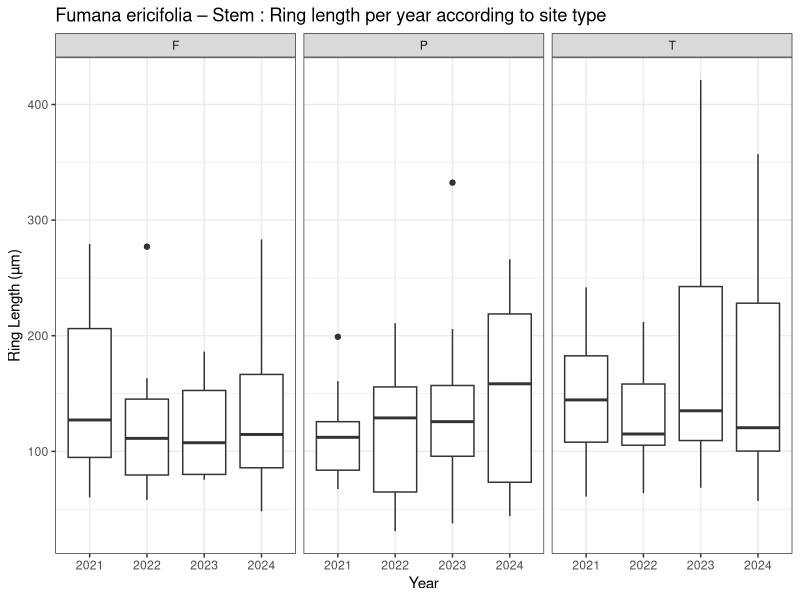
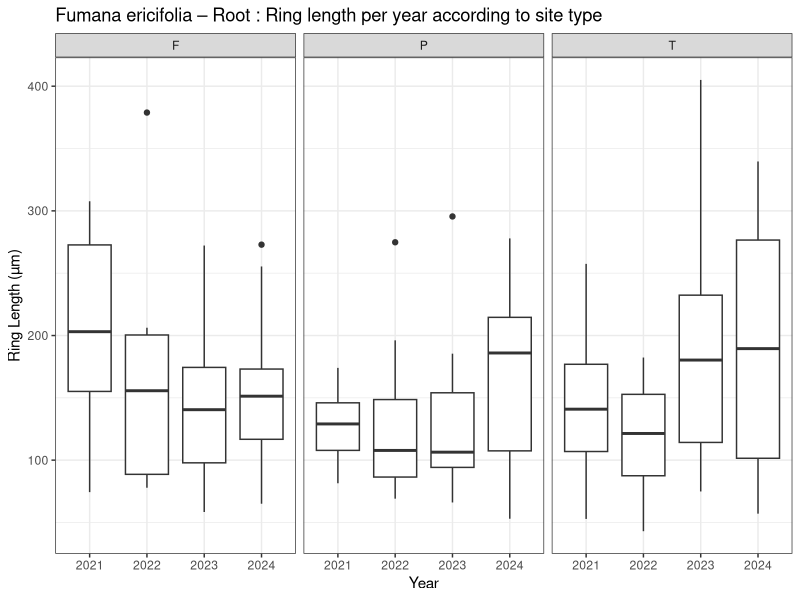
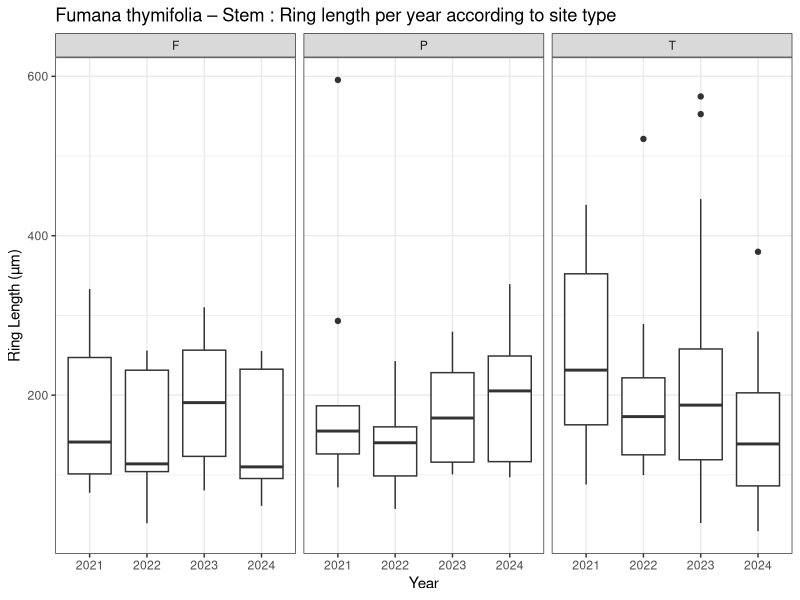
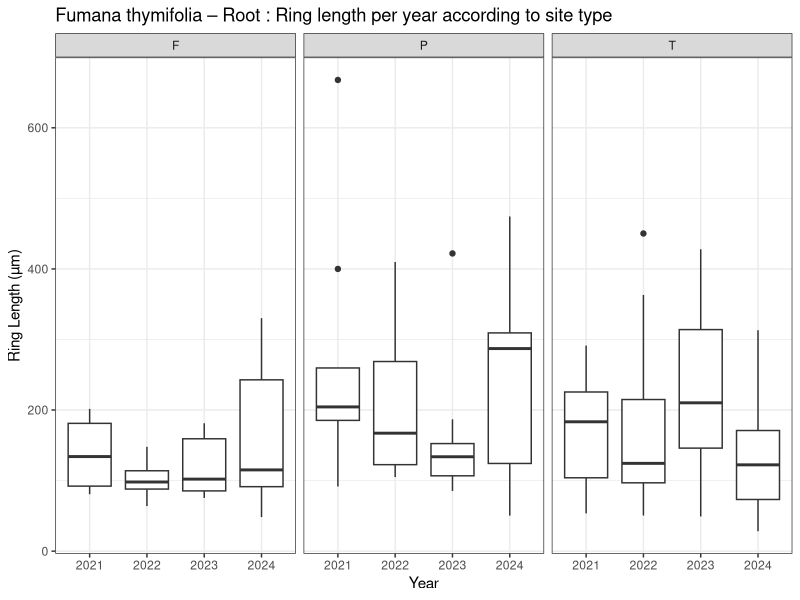
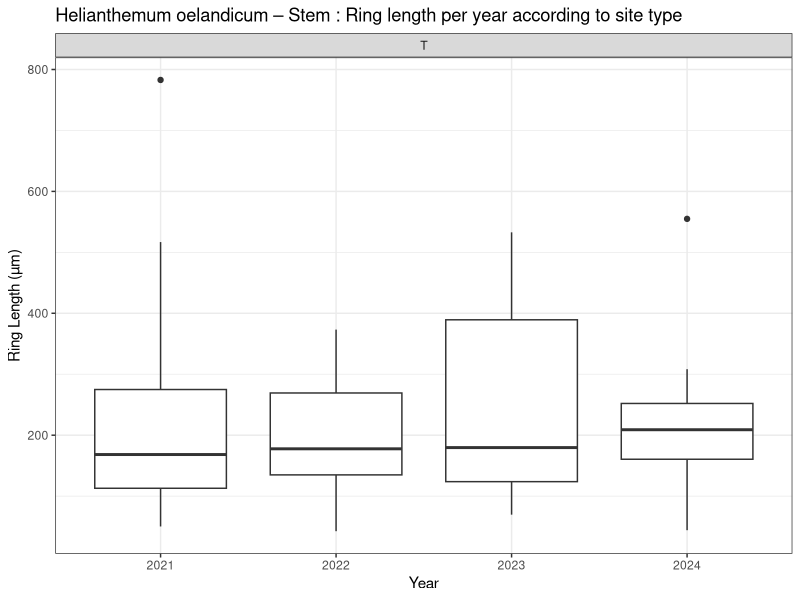
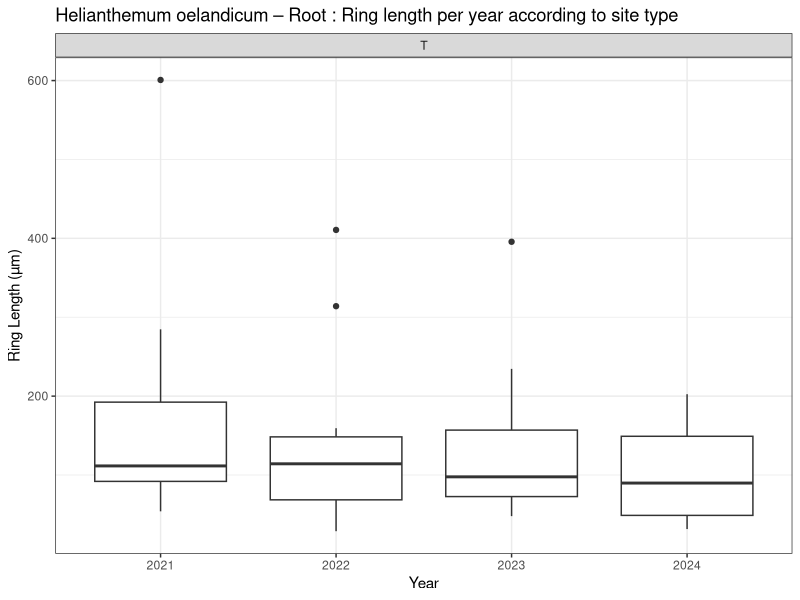
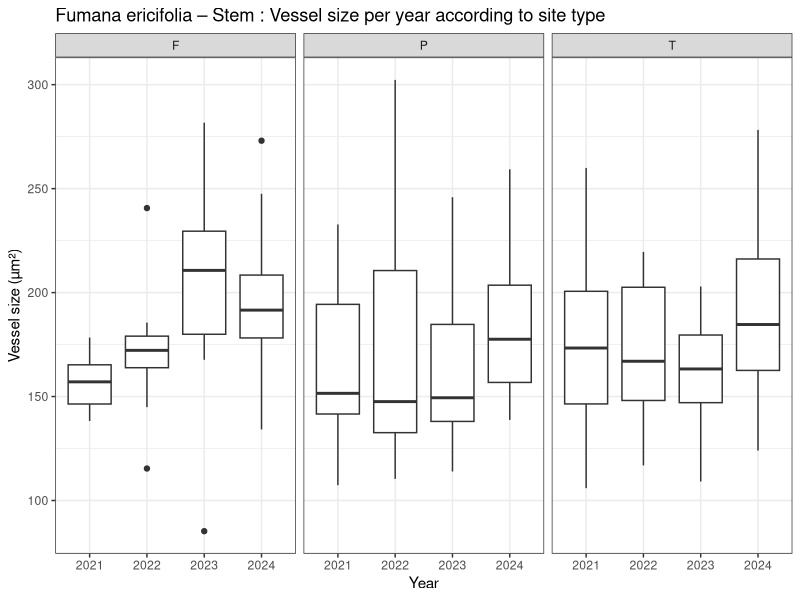
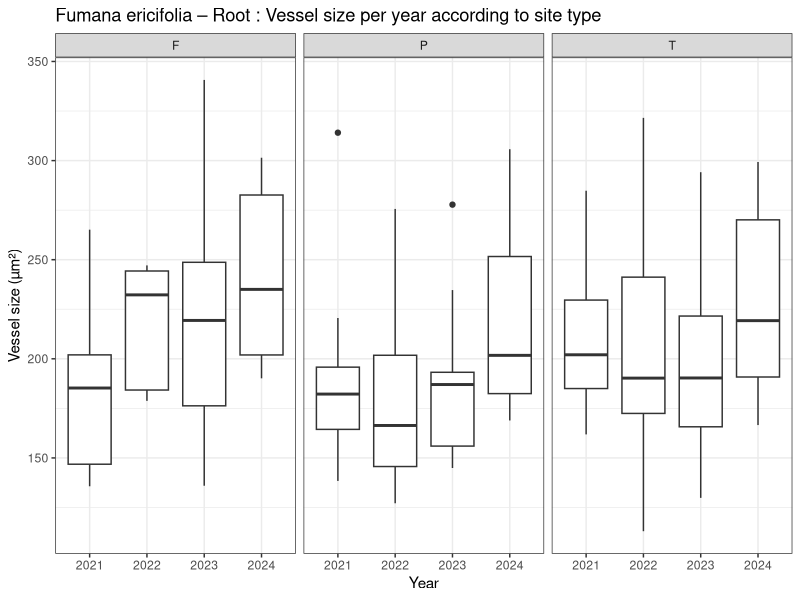

These charts were generated, in order, by the following R code:
library(dplyr)
library(purrr)
library(ggplot2)
library(stringr)

anat_long <- read.csv(file = "anat_long.csv", header = T, stringsAsFactors = F)
anat_long <- anat_long %>%
  select(-X)

species <- c("Ho", "Fe", "Ft")

anat_sp <- map(species, ~filter(anat_long, species == .x)) %>%
  set_names(species) %>%
  map(~ mutate(.x, organ = as.factor(organ)))

anat_sp_organ <- imap(anat_sp, function(df, name) {
  split(df, df$organ) %>% 
    set_names(~ paste0(name, "_", .x))  
}) %>%
  flatten()


#####Ring length####


plot_ring_length_by_year <- function(data, year_col = "year", value_col = "ring_length_µm",
                                     facet_col = "site_type") {

  dataset_full <- deparse(substitute(data))
  dataset_id <- tail(strsplit(dataset_full, "\\$|\\[\\[|\\]\\]")[[1]], 1)
  

  species_lookup <- c(
    Fe = "Fumana ericifolia",
    Ft = "Fumana thymifolia",
    Ho = "Helianthemum oelandicum"
  )
  
  organ_lookup <- c(
    T = "Stem",
    R = "Root"
  )
  
  
  parts <- unlist(strsplit(dataset_id, "_"))
  species_code <- parts[1]
  organ_code <- parts[2]
  
  species_name <- species_lookup[[species_code]]
  organ_name <- organ_lookup[[organ_code]]
  
  title_text <- paste(species_name, "–", organ_name, ": Ring length per year according to site type")
  
  # Ensure year is a factor with levels in order
  data <- data %>%
    mutate(!!year_col := factor(.data[[year_col]], levels = c(2021, 2022, 2023, 2024)))
  
  # Generate plot
  ggplot(data, aes(x = .data[[year_col]], y = .data[[value_col]])) +
    geom_boxplot() +
    facet_wrap(as.formula(paste("~", facet_col)), scales = "free_x", nrow = 1) +
    theme_bw() +
    labs(
      x = "Year",
      y = "Ring Length (µm)",
      title = title_text
    )
}

plot_ring_length_by_year(anat_sp_organ$Fe_T)
plot_ring_length_by_year(anat_sp_organ$Fe_R)

plot_ring_length_by_year(anat_sp_organ$Ft_T)
plot_ring_length_by_year(anat_sp_organ$Ft_R)

plot_ring_length_by_year(anat_sp_organ$Ho_T)
plot_ring_length_by_year(anat_sp_organ$Ho_R)

#####Vessel size####

plot_vessel_size_by_year <- function(data, year_col = "year", value_col = "mean_vessel_size_µm2",
                                     facet_col = "site_type") {
  
  dataset_full <- deparse(substitute(data))
  dataset_id <- tail(strsplit(dataset_full, "\\$|\\[\\[|\\]\\]")[[1]], 1)
  
  
  species_lookup <- c(
    Fe = "Fumana ericifolia",
    Ft = "Fumana thymifolia",
    Ho = "Helianthemum oelandicum"
  )
  
  organ_lookup <- c(
    T = "Stem",
    R = "Root"
  )
  
  
  parts <- unlist(strsplit(dataset_id, "_"))
  species_code <- parts[1]
  organ_code <- parts[2]
  
  species_name <- species_lookup[[species_code]]
  organ_name <- organ_lookup[[organ_code]]
  
  title_text <- paste(species_name, "–", organ_name, ": Vessel size per year according to site type")
  
  
  data <- data %>%
    mutate(!!year_col := factor(.data[[year_col]], levels = c(2021, 2022, 2023, 2024)))
  
  
  ggplot(data, aes(x = .data[[year_col]], y = .data[[value_col]])) +
    geom_boxplot() +
    facet_wrap(as.formula(paste("~", facet_col)), scales = "free_x", nrow = 1) +
    theme_bw() +
    labs(
      x = "Year",
      y = "Vessel size (µm²)",
      title = title_text
    )
}

plot_vessel_size_by_year(anat_sp_organ$Fe_T)
plot_vessel_size_by_year(anat_sp_organ$Fe_R)

plot_vessel_size_by_year(anat_sp_organ$Ft_T)
plot_vessel_size_by_year(anat_sp_organ$Ft_R)

plot_vessel_size_by_year(anat_sp_organ$Ho_T)
plot_vessel_size_by_year(anat_sp_organ$Ho_R)



#####Vessel density####
plot_vessel_density_by_year <- function(data, year_col = "year", value_col = "vessel_density_per_mm2",
                                     facet_col = "site_type") {
  
  dataset_full <- deparse(substitute(data))
  dataset_id <- tail(strsplit(dataset_full, "\\$|\\[\\[|\\]\\]")[[1]], 1)
  
  
  species_lookup <- c(
    Fe = "Fumana ericifolia",
    Ft = "Fumana thymifolia",
    Ho = "Helianthemum oelandicum"
  )
  
  organ_lookup <- c(
    T = "Stem",
    R = "Root"
  )
  
  
  parts <- unlist(strsplit(dataset_id, "_"))
  species_code <- parts[1]
  organ_code <- parts[2]
  
  species_name <- species_lookup[[species_code]]
  organ_name <- organ_lookup[[organ_code]]
  
  title_text <- paste(species_name, "–", organ_name, ": Vessel density per year according to site type")
  
  
  data <- data %>%
    mutate(!!year_col := factor(.data[[year_col]], levels = c(2021, 2022, 2023, 2024)))
  
  # Generate plot
  ggplot(data, aes(x = .data[[year_col]], y = .data[[value_col]])) +
    geom_boxplot() +
    facet_wrap(as.formula(paste("~", facet_col)), scales = "free_x", nrow = 1) +
    theme_bw() +
    labs(
      x = "Year",
      y = "Vessel density (mm ^-2)",
      title = title_text
    )
}

plot_vessel_density_by_year(anat_sp_organ$Fe_T)
plot_vessel_density_by_year(anat_sp_organ$Fe_R)

plot_vessel_density_by_year(anat_sp_organ$Ft_T)
plot_vessel_density_by_year(anat_sp_organ$Ft_R)

plot_vessel_density_by_year(anat_sp_organ$Ho_T)
plot_vessel_density_by_year(anat_sp_organ$Ho_R)



#####Conductivity####
plot_conductivity_by_year <- function(data, year_col = "year", value_col = "Kth",
                                        facet_col = "site_type") {
  
  dataset_full <- deparse(substitute(data))
  dataset_id <- tail(strsplit(dataset_full, "\\$|\\[\\[|\\]\\]")[[1]], 1)
  
  
  species_lookup <- c(
    Fe = "Fumana ericifolia",
    Ft = "Fumana thymifolia",
    Ho = "Helianthemum oelandicum"
  )
  
  organ_lookup <- c(
    T = "Stem",
    R = "Root"
  )
  
  
  parts <- unlist(strsplit(dataset_id, "_"))
  species_code <- parts[1]
  organ_code <- parts[2]
  
  species_name <- species_lookup[[species_code]]
  organ_name <- organ_lookup[[organ_code]]
  
  title_text <- paste(species_name, "–", organ_name, ": Theoretical conductivity (Kth) per year according to site type")
  
  
  data <- data %>%
    mutate(!!year_col := factor(.data[[year_col]], levels = c(2021, 2022, 2023, 2024)))
  
  
  ggplot(data, aes(x = .data[[year_col]], y = .data[[value_col]])) +
    geom_boxplot() +
    facet_wrap(as.formula(paste("~", facet_col)), scales = "free_x", nrow = 1) +
    theme_bw() +
    labs(
      x = "Year",
      y = "Kth (kg m-1 MPa-1 s-1)",
      title = title_text
    )
}

plot_conductivity_by_year(anat_sp_organ$Fe_T)
plot_conductivity_by_year(anat_sp_organ$Fe_R)

plot_conductivity_by_year(anat_sp_organ$Ft_T)
plot_conductivity_by_year(anat_sp_organ$Ft_R)

plot_conductivity_by_year(anat_sp_organ$Ho_T)
plot_conductivity_by_year(anat_sp_organ$Ho_R)
